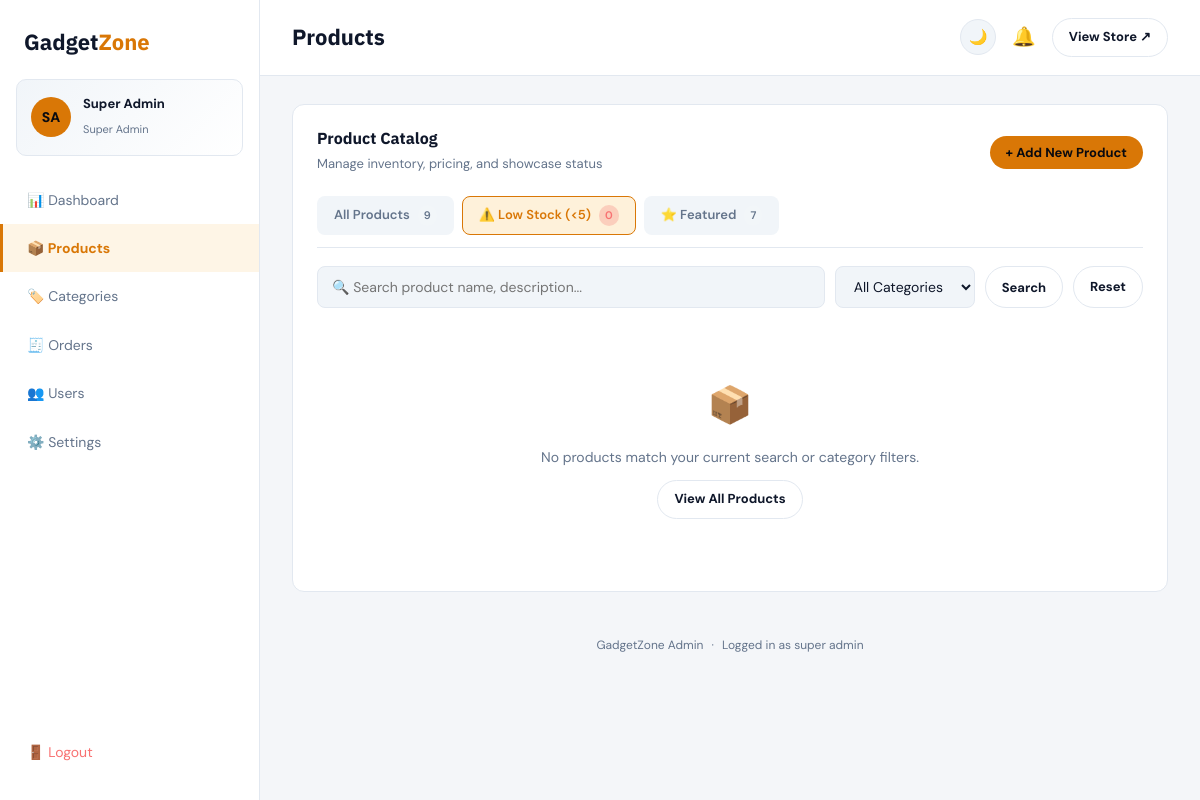
Page /admin/products.php?filter=low_stock (signed in) on the committed database.
### tables this page shows
CREATE TABLE users (
  id INT AUTO_INCREMENT PRIMARY KEY,
  first_name VARCHAR(100) NOT NULL,
  last_name VARCHAR(100) NOT NULL,
  email VARCHAR(150) NOT NULL UNIQUE,
  password VARCHAR(255) NOT NULL,
  phone VARCHAR(20) DEFAULT NULL,
  address TEXT DEFAULT NULL,
  city VARCHAR(100) DEFAULT NULL,
  avatar VARCHAR(255) DEFAULT NULL,
  role ENUM('member','admin','super_admin') DEFAULT 'member',
  created_at TIMESTAMP DEFAULT CURRENT_TIMESTAMP
);

### includes/functions.php (called while the page is built, shortened)
<?php
if (!function_exists('base_path')) {
    function base_path() {
        $script = $_SERVER['SCRIPT_NAME'] ?? '';
        if (preg_match('#^(/[^/]+)#', $script, $m) && stripos($m[1], 'gadget') !== false) {
            return $m[1];
        }
        return '';
    }
}
function isLoggedIn() {
    return isset($_SESSION['user_id']);
}
function getCurrentUser() {
    global $conn;
    $stmt = mysqli_prepare($conn, "SELECT * FROM users WHERE id = ? LIMIT 1");
    mysqli_stmt_bind_param($stmt, "i", $_SESSION['user_id']);
    mysqli_stmt_execute($stmt);
    $result = mysqli_stmt_get_result($stmt);
    $user = mysqli_fetch_assoc($result);
    return $user ?: null;
}
function e($str) {
    return htmlspecialchars($str ?? '', ENT_QUOTES, 'UTF-8');
}

### admin/products.php (the view, shortened to what this page needs)
<?php
require_once __DIR__ . '/../includes/db.php';
require_once __DIR__ . '/../includes/functions.php';
$pageTitle = 'Products';
$search = trim($_GET['search'] ?? '');
$catFilter = (int)($_GET['category'] ?? 0);
$quickFilter = $_GET['filter'] ?? '';
$where = [];
$types = '';
$params = [];
if ($quickFilter === 'low_stock') {
    $where[] = "p.stock < 5";
} elseif ($quickFilter === 'featured') {
    $where[] = "p.featured = 1";
} elseif ($quickFilter === 'out_of_stock') {
    $where[] = "p.stock = 0";
}
$whereSql = $where ? ('WHERE ' . implode(' AND ', $where)) : '';
$sql = "SELECT p.*, c.name AS category_name FROM products p
        LEFT JOIN categories c ON c.id = p.category_id $whereSql ORDER BY p.created_at DESC";
if ($params) {
    $stmt = mysqli_prepare($conn, $sql);
    mysqli_stmt_bind_param($stmt, $types, ...$params);
    mysqli_stmt_execute($stmt);
    $products = mysqli_fetch_all(mysqli_stmt_get_result($stmt), MYSQLI_ASSOC);
    mysqli_stmt_close($stmt);
} else {
    $products = mysqli_fetch_all(mysqli_query($conn, $sql), MYSQLI_ASSOC);
}
$counts = mysqli_fetch_assoc(mysqli_query($conn, "SELECT
    COUNT(*) AS total,
    SUM(CASE WHEN stock < 5 THEN 1 ELSE 0 END) AS low_stock,
    SUM(CASE WHEN stock = 0 THEN 1 ELSE 0 END) AS out_of_stock,
    SUM(CASE WHEN featured = 1 THEN 1 ELSE 0 END) AS featured
FROM products"));
require_once __DIR__ . '/layout.php';
?>
<div class="admin-panel">
  <div class="admin-panel-head">
    <div>
      <h3 style="margin-bottom:2px;">Product Catalog</h3>
      <span style="color:var(--text2); font-size:13px;">Manage inventory, pricing, and showcase status</span>
    </div>
    <button class="btn-primary btn-sm" data-open-modal="productModal" data-new-product>
      + Add New Product
    </button>
  </div>
  <div class="admin-filter-tabs">
    <a href="<?= $base ?>/admin/products.php" class="tab-item <?= empty($quickFilter) ? 'active' : '' ?>">
      All Products <span class="tab-badge"><?= (int)$counts['total'] ?></span>
    </a>
    <a href="<?= $base ?>/admin/products.php?filter=low_stock" class="tab-item <?= $quickFilter==='low_stock' ? 'active' : '' ?>">
      ⚠️ Low Stock (<5) <span class="tab-badge" style="background:rgba(239,68,68,.2); color:#f87171;"><?= (int)$counts['low_stock'] ?></span>
    </a>
    <a href="<?= $base ?>/admin/products.php?filter=featured" class="tab-item <?= $quickFilter==='featured' ? 'active' : '' ?>">
      ⭐ Featured <span class="tab-badge"><?= (int)$counts['featured'] ?></span>
    </a>
  </div>
  <form method="GET" class="admin-filter-bar">
    <input type="text" name="search" placeholder="🔍 Search product name, description..." value="<?= e($search) ?>">
    <select name="category" onchange="this.form.submit()">
      <option value="0">All Categories</option>
    </select>
    <button type="submit" class="btn-outline btn-sm">Search</button>
    <?php if ($search !== '' || $catFilter > 0 || $quickFilter !== ''): ?>
      <a href="<?= $base ?>/admin/products.php" class="btn-outline btn-sm">Reset</a>
    <?php endif; ?>
  </form>
  <?php if (empty($products)): ?>
    <div class="admin-empty">
      <div style="font-size:36px; margin-bottom:12px;">📦</div>
      <p>No products match your current search or category filters.</p>
      <a href="<?= $base ?>/admin/products.php" class="btn-outline btn-sm" style="margin-top:12px;">View All Products</a>
    </div>
  <?php endif; ?>
</div>
<?php require_once __DIR__ . '/footer.php'; ?>

### admin/layout.php (shortened to what this page needs)
<?php
$base = base_path();
$currentPage = basename($_SERVER['PHP_SELF']);
$adminUser = getCurrentUser();
$adminInitials = $adminUser ? strtoupper(substr($adminUser['first_name'],0,1) . substr($adminUser['last_name'],0,1)) : 'A';
$pendingCount = 0;
if (isset($conn)) {
    $pendingResult = mysqli_query($conn, "SELECT COUNT(*) AS c FROM orders WHERE status = 'pending'");
    if ($pendingResult) $pendingCount = (int) mysqli_fetch_assoc($pendingResult)['c'];
}
?>
<!DOCTYPE html>
<html lang="en">
<head>
<link rel="stylesheet" href="<?= $base ?>/assets/css/style.css">
<link rel="stylesheet" href="<?= $base ?>/admin/admin.css">
</head>
<body class="admin-body">
<div class="admin-shell">
  <aside class="admin-sidebar">
    <a href="<?= $base ?>/index.php" class="logo admin-logo">Gadget<span>Zone</span></a>
    <?php if ($adminUser): ?>
    <div class="admin-user-strip">
      <div class="admin-user-avatar">
        <?php if (!empty($adminUser['avatar'])): ?>
          <img src="<?= $base ?>/assets/uploads/avatars/<?= e($adminUser['avatar']) ?>" alt="">
        <?php else: ?><?= e($adminInitials) ?><?php endif; ?>
      </div>
      <div class="admin-user-info">
        <strong><?= e($adminUser['first_name'] . ' ' . $adminUser['last_name']) ?></strong>
        <span><?= e(str_replace('_', ' ', $adminUser['role'])) ?></span>
      </div>
    </div>
    <?php endif; ?>
    <nav class="admin-nav">
      <a href="<?= $base ?>/admin/index.php" class="<?= $currentPage==='index.php'?'active':'' ?>">📊 Dashboard</a>
      <a href="<?= $base ?>/admin/products.php" class="<?= $currentPage==='products.php'?'active':'' ?>">📦 Products</a>
      <a href="<?= $base ?>/admin/categories.php" class="<?= $currentPage==='categories.php'?'active':'' ?>">🏷️ Categories</a>
      <a href="<?= $base ?>/admin/orders.php" class="<?= $currentPage==='orders.php'?'active':'' ?>" style="display:flex; justify-content:space-between; align-items:center;">
        <span>🧾 Orders</span>
      </a>
      <a href="<?= $base ?>/admin/users.php" class="<?= $currentPage==='users.php'?'active':'' ?>">👥 Users</a>
      <a href="<?= $base ?>/admin/settings.php" class="<?= $currentPage==='settings.php'?'active':'' ?>">⚙️ Settings</a>
      <a href="<?= $base ?>/pages/logout.php" class="logout">🚪 Logout</a>
    </nav>
  </aside>
  <div class="admin-main">
    <header class="admin-topbar">
      <h1><?= isset($pageTitle) ? e($pageTitle) : 'Admin' ?></h1>
      <div class="admin-topbar-actions">
        <button type="button" class="theme-toggle-btn" id="adminThemeToggleBtn" aria-label="Toggle theme" title="Toggle Light / Dark Mode">
          <span class="theme-icon-moon">🌙</span>
        </button>
        <a href="<?= $base ?>/admin/orders.php?status=pending" class="notif-bell" title="<?= $pendingCount ?> pending order(s)">
          🔔
        </a>
        <a href="<?= $base ?>/index.php" class="btn-outline btn-sm" target="_blank">View Store ↗</a>
      </div>
    </header>
    <div class="admin-content">

### assets/css/style.css (style rules this page uses)
:root, [data-theme="dark"] { --accent: #f59e0b; --accent-light: #fcd34d; --accent-dark: #d97706; --accent-glow: rgba(245, 158, 11, 0.25); --bg: #0a0a0f; --surface: #16161f; --surface2: #1d1d29; --border: rgba(255,255,255,0.08); --text: #f0f0f5; --text2: #9090a8; --font-head: 'IBM Plex Sans', sans-serif; --font-body: 'DM Sans', sans-serif; --radius: 12px; --success: #22c55e; --danger: #ef4444; --shadow: 0 16px 36px rgba(0,0,0,0.4); }
[data-theme="light"] { --accent: #d97706; --accent-light: #f59e0b; --accent-dark: #b45309; --accent-glow: rgba(217, 119, 6, 0.2); --bg: #f4f6f9; --surface: #ffffff; --surface2: #f1f5f9; --border: #e2e8f0; --text: #0f172a; --text2: #64748b; --font-head: 'IBM Plex Sans', sans-serif; --font-body: 'DM Sans', sans-serif; --radius: 12px; --success: #16a34a; --danger: #dc2626; --shadow: 0 10px 25px rgba(0,0,0,0.07); }
* { box-sizing: border-box; margin: 0; padding: 0; }
body { background: var(--bg); color: var(--text); font-family: var(--font-body); line-height: 1.6; transition: background-color .25s ease, color .25s ease; }
h1, h2, h3, h4 { font-family: var(--font-head); font-weight: 800; line-height: 1.2; }
a { color: inherit; text-decoration: none; }
.btn-primary, .btn-outline, .btn-danger { display: inline-flex; align-items: center; justify-content: center; gap: 8px; padding: 12px 24px; border-radius: 999px; font-weight: 700; font-family: var(--font-body); cursor: pointer; border: none; font-size: 15px; transition: all .2s ease; }
.btn-primary { background: var(--accent); color: #0a0a0f; }
.btn-outline { background: transparent; color: var(--text); border: 1px solid var(--border); }
.btn-sm { padding: 8px 16px; font-size: 13px; }
.theme-toggle-btn { background: var(--surface2); border: 1px solid var(--border); border-radius: 999px; width: 36px; height: 36px; display: inline-flex; align-items: center; justify-content: center; cursor: pointer; color: var(--text); font-size: 15px; transition: all .2s ease; padding: 0; outline: none; }
[data-theme="light"] .theme-icon-moon { display: inline-block; }
.logo { font-family: var(--font-head); font-weight: 800; font-size: 22px; }
.logo span { color: var(--accent); }

### rows in the picture
users: adminInitials "SA", first_name+last_name "Super Admin", role "Super Admin"

### other values in the picture
$pageTitle "Products"
$counts['total'] "9"
$counts['low_stock'] "0"
$counts['featured'] "7"
str_replace('_',' ', $_SESSION['role']) "super admin"
